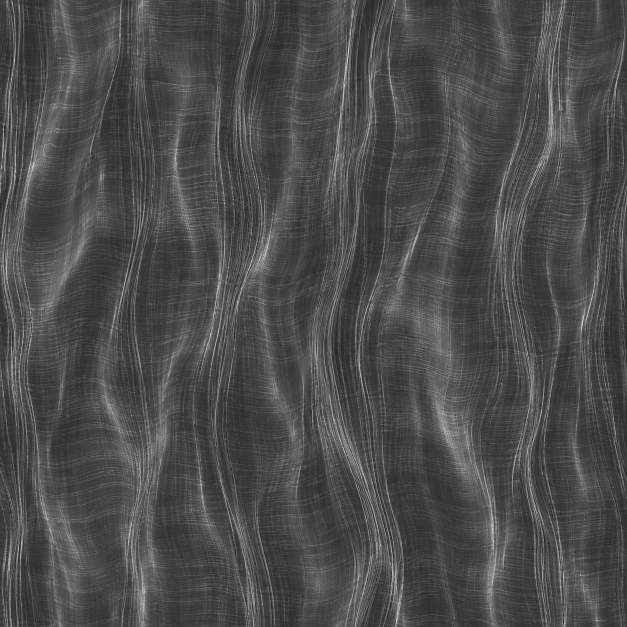
#> input picture game/assets/vfx_source/F08_open_veil/flow_source.png, 1254 x 1254 px (shown at 1/2 size); its folder holds 4 pictures in this run
$ python process_f08_textures.py
#> lines starting #> are read from the running program, lines starting #| are printed output that depends on the picture; after the words box and inside, x2 and y2 are one past the last pixel; in counts of white or black regions, pixels touching at a corner belong together
"""Bake ImageGen scans to linear data maps; run with Pillow and NumPy."""
from pathlib import Path

import numpy as np
from PIL import Image, ImageDraw, ImageFilter

ROOT = Path(__file__).resolve().parents[2]
SRC = ROOT / "game/assets/vfx_source/F08_open_veil"
TEX = ROOT / "game/art_kit/families/F08_open_veil/textures"
EVIDENCE = ROOT / "docs/art_assets/evidence/F08"


def scan(name):
#> called with name = 'flow'
    image = Image.open(SRC / (name + "_source.png")).convert("L")
    return image.resize((1024, 1024), Image.Resampling.LANCZOS)


def unit(data, low, high):
    return np.clip((data.astype(float) - low) / (high - low), 0, 1)


def channel(a):
    return Image.fromarray(np.rint(a * 255).astype("uint8"))


def bake():
    TEX.mkdir(parents=True, exist_ok=True)
    flow = scan("flow")
    broad = np.asarray(flow.filter(ImageFilter.GaussianBlur(5)), dtype=float)
    dy, dx = np.gradient(broad)
    # Tangent field, encoded around neutral; blue preserves woven thread density.
    direction = np.stack((dy, -dx))
    direction /= np.sqrt(5.0 + np.sum(direction**2, axis=0))
    weave = unit(np.asarray(flow), *np.percentile(flow, [.8, 99.4]))
    Image.merge("RGB", (channel(.5 + .5*direction[0]), channel(.5 + .5*direction[1]),
                        channel(weave))).save(TEX / "veil_flow.png")
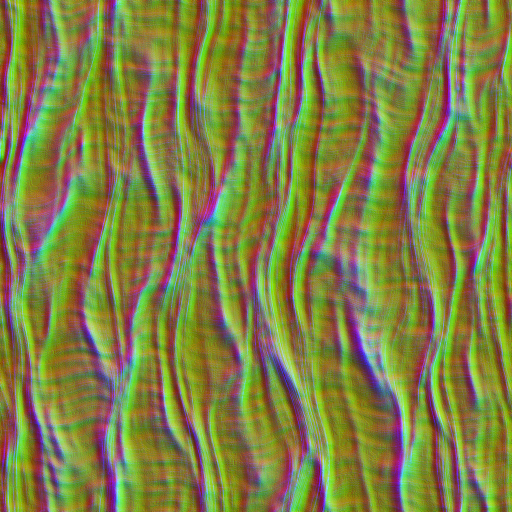
#> saved as veil_flow.png: PIL image 1024x1024 RGB (shown at 1/2 size); mean R, G, B 127.9, 127.8, 67.4
    erosion = np.asarray(scan("erosion").filter(ImageFilter.GaussianBlur(.6)))
#> call 2 of scan, with name = 'erosion'
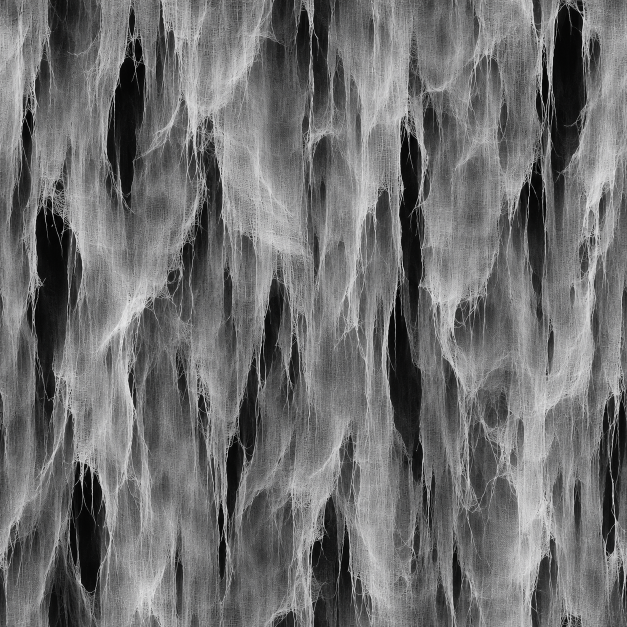
#> input picture game/assets/vfx_source/F08_open_veil/erosion_source.png, 1254 x 1254 px (shown at 1/2 size)
    channel(unit(erosion, *np.percentile(erosion, [1, 99]))).save(TEX / "veil_erosion.png")
#> call 2 of unit, with low = 9, high = 198
#> in unit (call 2), `return np.clip((data.astype(float) - low) / (high - low), 0, 1)`:
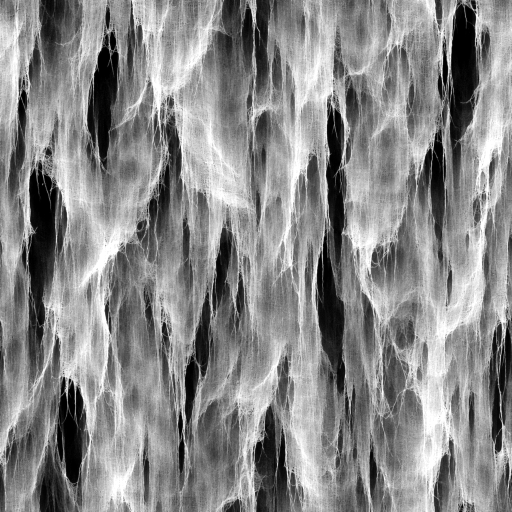
#> returned value: shape (1024, 1024) float64 (shown at 1/2 size); min 0, max 1, mean 0.537
    crack = scan("crack").filter(ImageFilter.MaxFilter(5)).filter(ImageFilter.GaussianBlur(.85))
#> call 3 of scan, with name = 'crack'
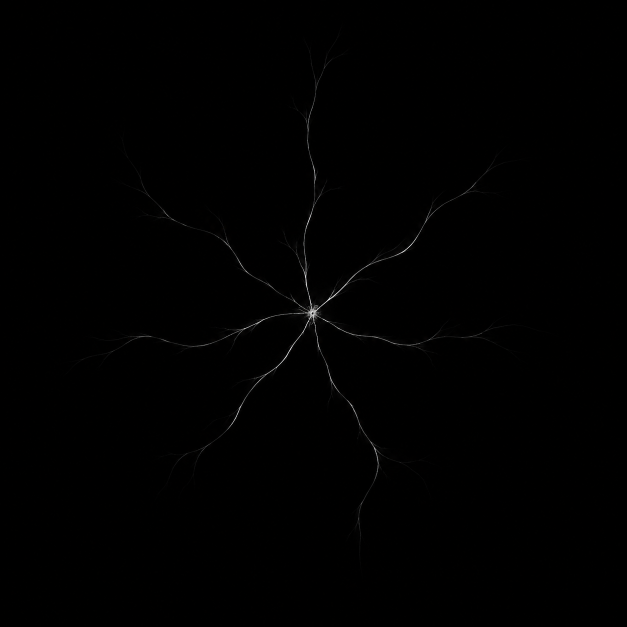
#> input picture game/assets/vfx_source/F08_open_veil/crack_source.png, 1254 x 1254 px (shown at 1/2 size)
    a = np.asarray(crack)
    y, x = np.mgrid[-1:1:1024j, -1:1:1024j]
    radius = np.hypot(x, y)
    # Preserve peripheral forks at light load and a bright core at the high threshold.
    strength = unit(a, 4, np.percentile(a[a > 10], 98))**.65
    mask = channel(strength * np.clip((1-radius) * 5, 0, 1))
    mask.save(TEX / "load_crack_mask.png")
    board = Image.new("RGB", (1056, 398), "#20242a")
    draw = ImageDraw.Draw(board)
    draw.text((12, 12), "F08   /   LOAD FRACTURE     |     MASK THRESHOLDS", fill="#e8dbc2", font_size=18)
    for i, threshold in enumerate((.25, .55, .8)):
        binary = np.asarray(mask) / 255 >= threshold
        thumb = channel(binary).resize((332, 300), Image.Resampling.BOX)
        board.paste(thumb, (12+348*i, 50))
        draw.text((14+i*348, 362), f"t = {threshold:.2f}     {binary.mean():.2%} coverage",
                  fill="#cfccc0", font_size=16)
#> this loop made 3 passes
#> pass 1, in bake, `binary = np.asarray(mask) / 255 >= threshold`:
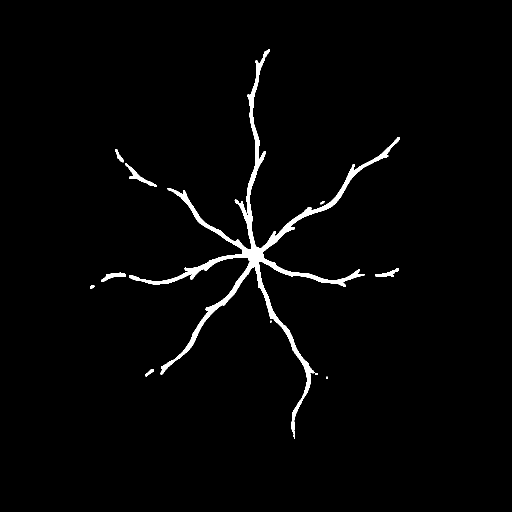
#> binary: shape (1024, 1024) bool (shown at 1/2 size); 2% white; 12 white regions (3 under 20 px), largest, box (x1, y1, x2, y2) and area: (258, 99, 800, 867) 19067, (250, 326, 314, 374) 560, (202, 545, 252, 564) 383
#> pass 1, in bake, `thumb = channel(binary).resize((332, 300), Image.Resampling.BOX)`:
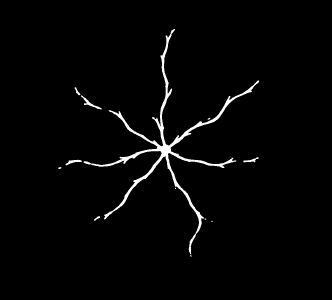
#> thumb: PIL image 332x300 L; min 0, max 255, mean 5.1
#> after the loop: binary: shape (1024, 1024) bool; 0.31% white; 23 white regions (4 under 20 px), largest, box (x1, y1, x2, y2) and area: (448, 446, 582, 603) 1509, (647, 385, 683, 418) 263, (375, 660, 396, 696) 201
#> after the loop:
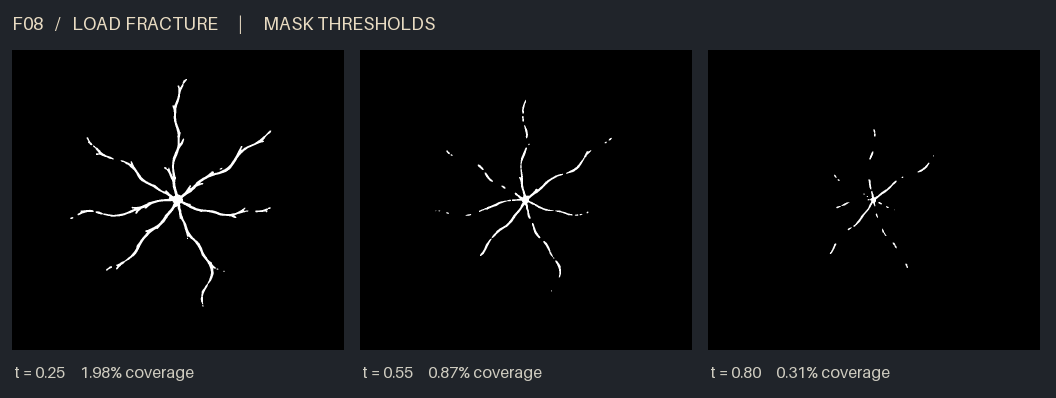
#> board: PIL image 1056x398 RGB; mean R, G, B 12.5, 13.6, 15.1
    board.save(EVIDENCE / "load_crack_thresholds.png")


if __name__ == "__main__":
    bake()
